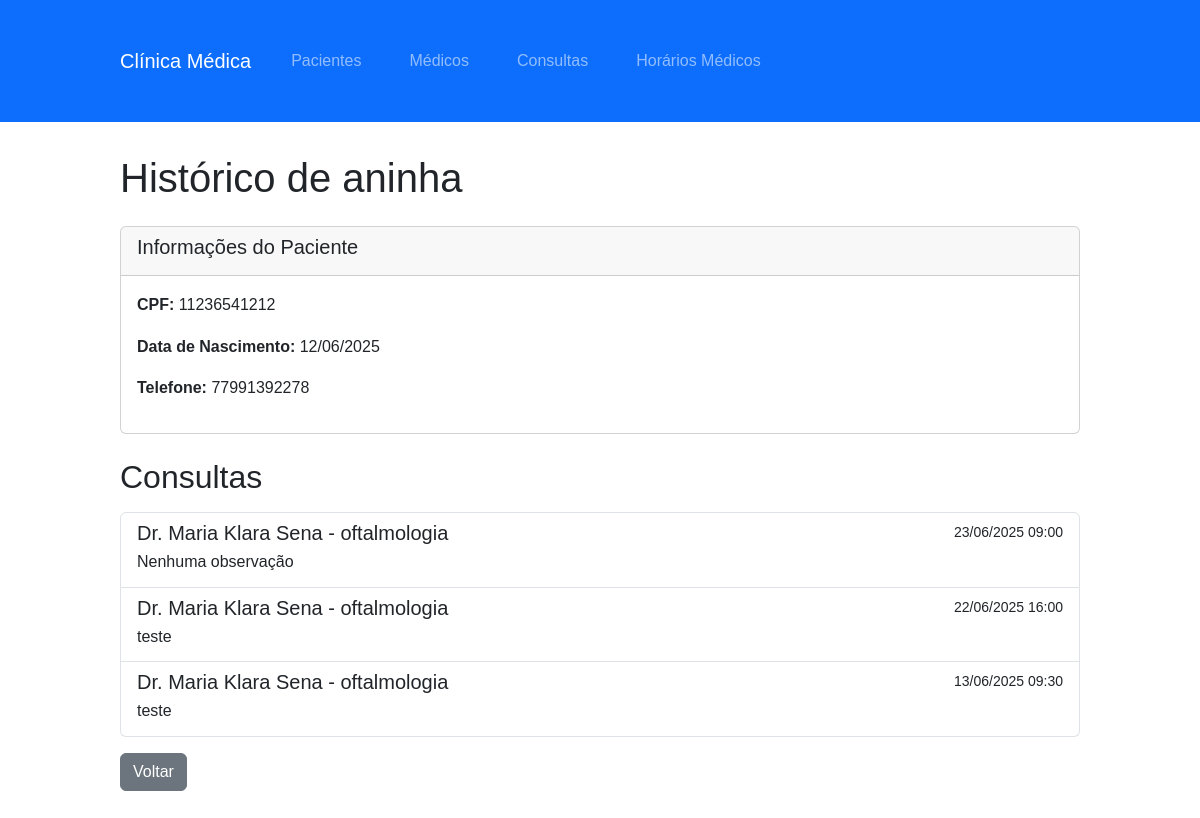
The page /pacientes/4/historico/ on the database its author committed.
### agendamento/models.py (models this page shows, shortened)
class Paciente(models.Model):
    nome = models.CharField(max_length=100)
    cpf = models.CharField(max_length=11, unique=True, validators=[MinLengthValidator(11)])
    data_nascimento = models.DateField()
    telefone = models.CharField(max_length=20)

class Consulta(models.Model):
    paciente = models.ForeignKey('Paciente', on_delete=models.CASCADE)
    medico = models.ForeignKey('Medico', on_delete=models.CASCADE)
    data_hora = models.DateTimeField()
    observacoes = models.TextField(blank=True, null=True)
    class Meta:
        unique_together = ('medico', 'data_hora')

class Medico(models.Model):
    nome = models.CharField(max_length=100)
    especialidade = models.CharField(max_length=50)
    crm = models.CharField(max_length=20, unique=True)
    telefone = models.CharField(max_length=20)

### agendamento/views.py (the view)
# urls.py: path('pacientes/<int:paciente_id>/historico/', views.historico_paciente, name='historico-paciente'),
def historico_paciente(request, paciente_id):
    paciente = Paciente.objects.get(pk=paciente_id)
    consultas = Consulta.objects.filter(
        paciente=paciente
    ).order_by('-data_hora')
    return render(request, 'agendamento/historico_paciente.html', {
        'paciente': paciente,
        'consultas': consultas
    })

### agendamento/templates/agendamento/historico_paciente.html (shortened to what this page needs)
{% extends 'agendamento/base.html' %}
{% block content %}
<h1 class="mb-4">Histórico de {{ paciente.nome }}</h1>
<div class="card">
    <div class="card-header">
        <h5>Informações do Paciente</h5>
    </div>
    <div class="card-body">
        <p><strong>CPF:</strong> {{ paciente.cpf }}</p>
        <p><strong>Data de Nascimento:</strong> {{ paciente.data_nascimento|date:"d/m/Y" }}</p>
        <p><strong>Telefone:</strong> {{ paciente.telefone }}</p>
    </div>
</div>
<h2 class="mt-4 mb-3">Consultas</h2>
<div class="list-group">
    {% for consulta in consultas %}
    <div class="list-group-item">
        <div class="d-flex w-100 justify-content-between">
            <h5 class="mb-1">Dr. {{ consulta.medico.nome }} - {{ consulta.medico.especialidade }}</h5>
            <small>{{ consulta.data_hora|date:"d/m/Y H:i" }}</small>
        </div>
        <p class="mb-1">{{ consulta.observacoes|default:"Nenhuma observação" }}</p>
    </div>
    {% empty %}
    <div class="alert alert-info">Nenhuma consulta registrada.</div>
    {% endfor %}
</div>
<a href="{% url 'paciente_list' %}" class="btn btn-secondary mt-3">Voltar</a>
{% endblock %}

### agendamento/templates/agendamento/base.html (style rules this page uses)
body { font-family: Arial, sans-serif; margin: 0; padding: 0; line-height: 1.6; }

### rows shown on the page
Paciente: nome "aninha", cpf "11236541212", data_nascimento "12/06/2025", telefone "77991392278"
Consulta: medico.nome "Maria Klara Sena", medico.especialidade "oftalmologia", data_hora "23/06/2025 09:00", observacoes "Nenhuma observação"
Consulta: medico.nome "Maria Klara Sena", medico.especialidade "oftalmologia", data_hora "22/06/2025 16:00", observacoes "teste"
Consulta: medico.nome "Maria Klara Sena", medico.especialidade "oftalmologia", data_hora "13/06/2025 09:30", observacoes "teste"
